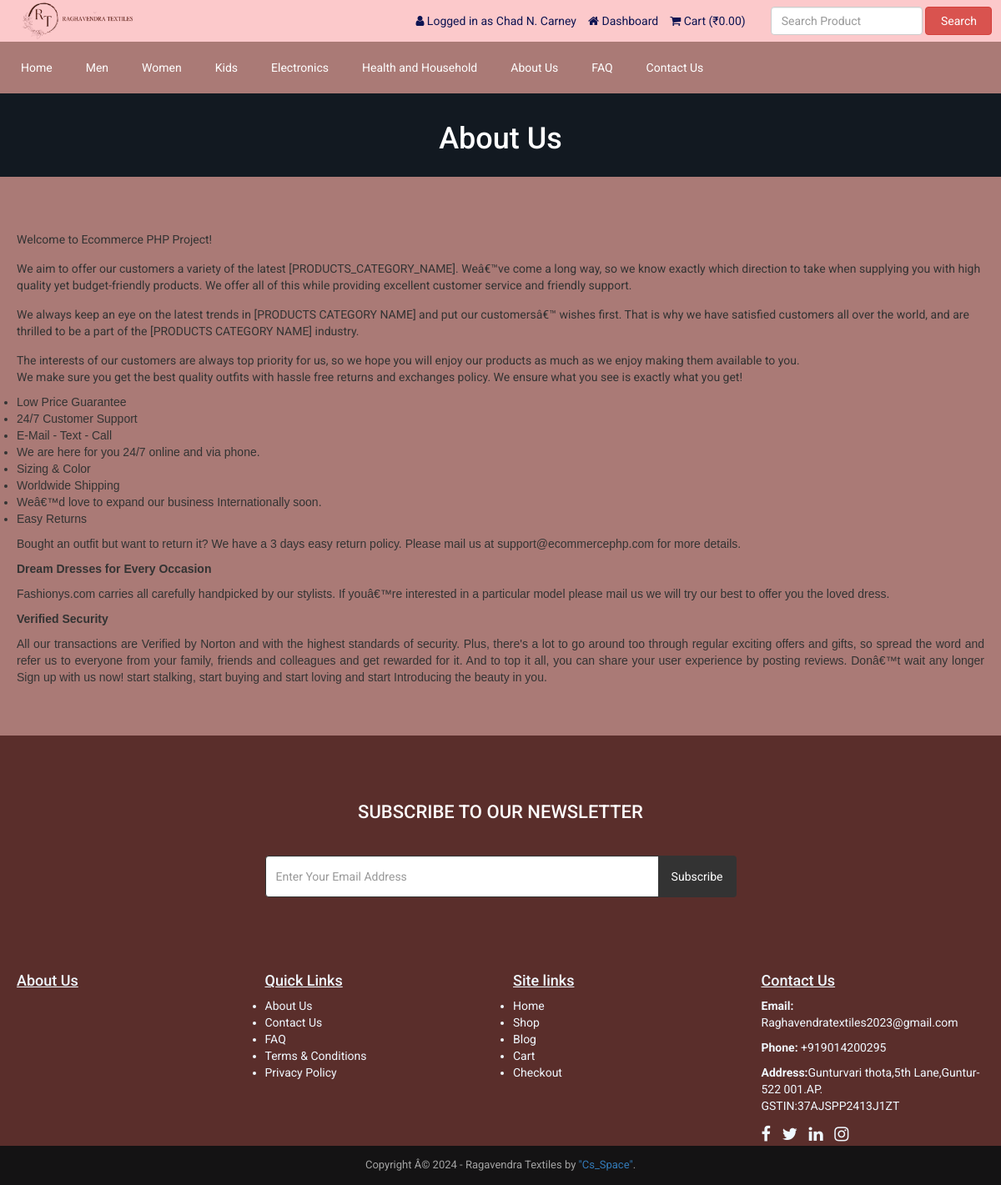
The app's page /about.php (signed in) with its own data.
### tables this page shows
CREATE TABLE `tbl_settings` (
  `id` int(11) NOT NULL,
  `logo` varchar(255) NOT NULL,
  `favicon` varchar(255) NOT NULL,
  `footer_about` text NOT NULL,
  `footer_copyright` text NOT NULL,
  `contact_address` text NOT NULL,
  `contact_email` varchar(255) NOT NULL,
  `contact_phone` varchar(255) NOT NULL,
  `contact_fax` varchar(255) NOT NULL,
  `contact_map_iframe` text NOT NULL,
  `receive_email` varchar(255) NOT NULL,
  `receive_email_subject` varchar(255) NOT NULL,
  `receive_email_thank_you_message` text NOT NULL,
  `forget_password_message` text NOT NULL,
  `total_recent_post_footer` int(10) NOT NULL,
  `total_popular_post_footer` int(10) NOT NULL,
  `total_recent_post_sidebar` int(11) NOT NULL,
  `total_popular_post_sidebar` int(11) NOT NULL,
  `total_featured_product_home` int(11) NOT NULL,
  `total_latest_product_home` int(11) NOT NULL,
  `total_popular_product_home` int(11) NOT NULL,
  `meta_title_home` text NOT NULL,
  `meta_keyword_home` text NOT NULL,
  `meta_description_home` text NOT NULL,
  `banner_login` varchar(255) NOT NULL,
  `banner_registration` varchar(255) NOT NULL,
  `banner_forget_password` varchar(255) NOT NULL,
  `banner_reset_password` varchar(255) NOT NULL,
  `banner_search` varchar(255) NOT NULL,
  `banner_cart` varchar(255) NOT NULL,
  `banner_checkout` varchar(255) NOT NULL,
  `banner_product_category` varchar(255) NOT NULL,
  `banner_blog` varchar(255) NOT NULL,
  `cta_title` varchar(255) NOT NULL,
  `cta_content` text NOT NULL,
  `cta_read_more_text` varchar(255) NOT NULL,
  `cta_read_more_url` varchar(255) NOT NULL,
  `cta_photo` varchar(255) NOT NULL,
  `featured_product_title` varchar(255) NOT NULL,
  `featured_product_subtitle` varchar(255) NOT NULL,
  `latest_product_title` varchar(255) NOT NULL,
  `latest_product_subtitle` varchar(255) NOT NULL,
  `popular_product_title` varchar(255) NOT NULL,
  `popular_product_subtitle` varchar(255) NOT NULL,
  `testimonial_title` varchar(255) NOT NULL,
  `testimonial_subtitle` varchar(255) NOT NULL,
  `testimonial_photo` varchar(255) NOT NULL,
  `blog_title` varchar(255) NOT NULL,
  `blog_subtitle` varchar(255) NOT NULL,
  `newsletter_text` text NOT NULL,
  `paypal_email` varchar(255) NOT NULL,
  `stripe_public_key` varchar(255) NOT NULL,
  `stripe_secret_key` varchar(255) NOT NULL,
  `bank_detail` text NOT NULL,
  `before_head` text NOT NULL,
  `after_body` text NOT NULL,
  `before_body` text NOT NULL,
  `home_service_on_off` int(11) NOT NULL,
  `home_welcome_on_off` int(11) NOT NULL,
  `home_featured_product_on_off` int(11) NOT NULL,
  `home_latest_product_on_off` int(11) NOT NULL,
  `home_popular_product_on_off` int(11) NOT NULL,
  `home_testimonial_on_off` int(11) NOT NULL,
  `home_blog_on_off` int(11) NOT NULL,
  `newsletter_on_off` int(11) NOT NULL,
  `ads_above_welcome_on_off` int(1) NOT NULL,
  `ads_above_featured_product_on_off` int(1) NOT NULL,
  `ads_above_latest_product_on_off` int(1) NOT NULL,
  `ads_above_popular_product_on_off` int(1) NOT NULL,
  `ads_above_testimonial_on_off` int(1) NOT NULL,
  `ads_category_sidebar_on_off` int(1) NOT NULL
);

CREATE TABLE `tbl_top_category` (
  `tcat_id` int(11) NOT NULL,
  `tcat_name` varchar(255) NOT NULL,
  `show_on_menu` int(1) NOT NULL
);

CREATE TABLE `tbl_page` (
  `id` int(11) NOT NULL,
  `about_title` varchar(255) NOT NULL,
  `about_content` text NOT NULL,
  `about_banner` varchar(255) NOT NULL,
  `about_meta_title` varchar(255) NOT NULL,
  `about_meta_keyword` text NOT NULL,
  `about_meta_description` text NOT NULL,
  `faq_title` varchar(255) NOT NULL,
  `faq_banner` varchar(255) NOT NULL,
  `faq_meta_title` varchar(255) NOT NULL,
  `faq_meta_keyword` text NOT NULL,
  `faq_meta_description` text NOT NULL,
  `blog_title` varchar(255) NOT NULL,
  `blog_banner` varchar(255) NOT NULL,
  `blog_meta_title` varchar(255) NOT NULL,
  `blog_meta_keyword` text NOT NULL,
  `blog_meta_description` text NOT NULL,
  `contact_title` varchar(255) NOT NULL,
  `contact_banner` varchar(255) NOT NULL,
  `contact_meta_title` varchar(255) NOT NULL,
  `contact_meta_keyword` text NOT NULL,
  `contact_meta_description` text NOT NULL,
  `pgallery_title` varchar(255) NOT NULL,
  `pgallery_banner` varchar(255) NOT NULL,
  `pgallery_meta_title` varchar(255) NOT NULL,
  `pgallery_meta_keyword` text NOT NULL,
  `pgallery_meta_description` text NOT NULL,
  `vgallery_title` varchar(255) NOT NULL,
  `vgallery_banner` varchar(255) NOT NULL,
  `vgallery_meta_title` varchar(255) NOT NULL,
  `vgallery_meta_keyword` text NOT NULL,
  `vgallery_meta_description` text NOT NULL
);

### about.php (the view, shortened to what this page needs)
<?php require_once('header.php'); ?>
<?php
$statement = $pdo->prepare("SELECT * FROM tbl_page WHERE id=1");
$statement->execute();
$result = $statement->fetchAll(PDO::FETCH_ASSOC);
foreach ($result as $row) {
   $about_title = $row['about_title'];
    $about_content = $row['about_content'];
    $about_banner = $row['about_banner'];
}
?>
<div class="page-banner" style="background-image: url(assets/uploads/<?php echo $about_banner; ?>);">
    <div class="inner">
        <h1><?php echo $about_title; ?></h1>
    </div>
</div>
<div class="page">
    <div class="container">
        <div class="row">
            <div class="col-md-12">
                <p>
                    <?php echo $about_content; ?>
                </p>
            </div>
        </div>
    </div>
</div>
<?php require_once('footer.php'); ?>

### header.php (shortened to what this page needs)
<?php
include("admin/inc/config.php");
$statement = $pdo->prepare("SELECT * FROM tbl_settings WHERE id=1");
$statement->execute();
$result = $statement->fetchAll(PDO::FETCH_ASSOC);
foreach ($result as $row)
{
	$logo = $row['logo'];
}
?>
<!DOCTYPE html>
<html lang="en">
<head>
	<link rel="stylesheet" href="assets/css/bootstrap.min.css">
	<link rel="stylesheet" href="assets/css/font-awesome.min.css">
	<link rel="stylesheet" href="assets/css/owl.carousel.min.css">
	<link rel="stylesheet" href="assets/css/owl.theme.default.min.css">
	<link rel="stylesheet" href="assets/css/jquery.bxslider.min.css">
    <link rel="stylesheet" href="assets/css/magnific-popup.css">
    <link rel="stylesheet" href="assets/css/rating.css">
	<link rel="stylesheet" href="assets/css/spacing.css">
	<link rel="stylesheet" href="assets/css/bootstrap-touch-slider.css">
	<link rel="stylesheet" href="assets/css/animate.min.css">
	<link rel="stylesheet" href="assets/css/tree-menu.css">
	<link rel="stylesheet" href="assets/css/select2.min.css">
	<link rel="stylesheet" href="assets/css/main.css">
	<link rel="stylesheet" href="assets/css/responsive.css">
	<?php
	$statement = $pdo->prepare("SELECT * FROM tbl_page WHERE id=1");
	$statement->execute();
	$result = $statement->fetchAll(PDO::FETCH_ASSOC);
		?>
</head>
<body>
<div class="header">
	<div class="container">
		<div class="row inner">
			<div class="col-md-4 logo">
				<a href="index.php"><img src="assets/uploads/logo.png"<?php echo $logo; ?>" alt="logo image"></a>
			</div>
			<div class="col-md-5 right">
				<ul>
					<?php
					if(isset($_SESSION['customer'])) {
						?>
						<li><i class="fa fa-user"></i> <?php echo LANG_VALUE_13; ?> <?php echo $_SESSION['customer']['cust_name']; ?></li>
						<li><a href="dashboard.php"><i class="fa fa-home"></i> <?php echo LANG_VALUE_89; ?></a></li>
						<?php
					} else {
						?>
						<li><a href="login.php"><i class="fa fa-sign-in"></i> <?php echo LANG_VALUE_9; ?></a></li>
						<li><a href="registration.php"><i class="fa fa-user-plus"></i> <?php echo LANG_VALUE_15; ?></a></li>
						<?php
					}
					?>
					<li><a href="cart.php"><i class="fa fa-shopping-cart"></i> <?php echo LANG_VALUE_18; ?> (<?php echo '₹'; ?><?php
					if(isset($_SESSION['cart_p_id'])) {
						$table_total_price = 0;
						$i=0;
	                    foreach($_SESSION['cart_p_qty'] as $key => $value)
	                    {
	                        $i++;
	                        $arr_cart_p_qty[$i] = $value;
	                    }                    $i=0;
	                    foreach($_SESSION['cart_p_current_price'] as $key => $value)
	                    {
	                        $i++;
	                        $arr_cart_p_current_price[$i] = $value;
	                    }
	                    for($i=1;$i<=count($arr_cart_p_qty);$i++) {
	                    	$row_total_price = $arr_cart_p_current_price[$i]*$arr_cart_p_qty[$i];
	                        $table_total_price = $table_total_price + $row_total_price;
	                    }
						echo $table_total_price;
					} else {
						echo '0.00';
					}
					?>)</a></li>
				</ul>
			</div>
			<div class="col-md-3 search-area">
				<form class="navbar-form navbar-left" role="search" action="search-result.php" method="get">
					<div class="form-group">
						<input type="text" class="form-control search-top" placeholder="<?php echo LANG_VALUE_2; ?>" name="search_text">
					</div>
					<button type="submit" class="btn btn-danger"><?php echo LANG_VALUE_3; ?></button>
				</form>
			</div>
		</div>
	</div>
</div>
<div class="nav">
	<div class="container">
		<div class="row">
			<div class="col-md-12 pl_0 pr_0">
				<div class="menu-container">
					<div class="menu">
						<ul>
							<li><a href="index.php">Home</a></li>
							<?php
							$statement = $pdo->prepare("SELECT * FROM tbl_top_category WHERE show_on_menu=1");
							$statement->execute();
							$result = $statement->fetchAll(PDO::FETCH_ASSOC);
							foreach ($result as $row) {
								?>
								<li><a &type=top-category"><?php echo $row['tcat_name']; ?></a>
								</li>
								<?php
							}
							?>
							<?php
							$statement = $pdo->prepare("SELECT * FROM tbl_page WHERE id=1");
							$statement->execute();
							$result = $statement->fetchAll(PDO::FETCH_ASSOC);
							foreach ($result as $row) {
								$about_title = $row['about_title'];
								$faq_title = $row['faq_title'];
								$contact_title = $row['contact_title'];
							}
							?>
							<li><a href="about.php"><?php echo $about_title; ?></a></li>
							<li><a href="faq.php"><?php echo $faq_title; ?></a></li>
							<li><a href="contact.php"><?php echo $contact_title; ?></a></li>
						</ul>
					</div>
				</div>
			</div>
		</div>
	</div>
</div>

### assets/css/main.css (style rules this page uses)
* { margin: 0; padding: 0; }
body { font-family: "Roboto", sans-serif; font-size: 14px; }
h1, h2, h3, h4, h5, h6 { font-family: "Roboto", sans-serif; }
a { text-decoration: none; }
.header { width: 100%; height: auto; background: #fcc9cb ; }
.header .inner { height: auto; display: table; }
.header .logo { float: none; display: table-cell; vertical-align: middle; }
.header .logo img { max-width: 300%; height: 50px; }
.header .navbar-form .form-control { width: 300px; }
.header .search-area { float: none; display: table-cell; vertical-align: middle; }
.header .search-area .form-group { width: calc(100% - 84px); }
.header .search-area button { width: 80px; }
.header .search-area form { width: 100%; }
.header .right { float: none; display: table-cell; vertical-align: middle; padding-right: 0; }
.header .right ul { float: right; margin-bottom: 0; }
.header .right ul li { list-style-type: none; float: left; margin-left: 14px; color: #0d1452; }
.header .right ul li a { color: #0d1452; }
.header .navbar-form .search-top { width: 100%; }
.nav { background: #aa7a76; }
.menu-container { width: 100%; margin: 0 auto; background: #aa7a76; }
.menu-dropdown-icon:before { content: "\f067"; font-family: "FontAwesome"; display: none; cursor: pointer; float: right; padding: 1.5em 2em; background: #fff; color: #333; }
.menu > ul { margin: 0 auto; width: 100%; list-style: none; padding: 0; position: relative; box-sizing: border-box; }
.menu > ul:before, .menu > ul:after { content: ""; display: table; }
.menu > ul:after { clear: both; }
.menu > ul > li { float: left; padding: 0; margin: 0; }
.menu > ul > li a { text-decoration: none; padding: 1.5em 20px; display: block; color: #fff; }
.page-banner { width: 100%; height: auto; background-repeat: no-repeat; background-position: center center; -webkit-background-size: cover; background-size: cover; position: relative; padding-top: 15px; padding-bottom: 15px; overflow: hidden; }
.page-banner h1 { color: #fff; text-align: center; z-index: 999; position: relative; }
.page { width: 100%; height: auto; padding-top: 50px; padding-bottom: 50px; }
@media (min-width: 768px) { .col-md-4 { flex: 0 0 33.33333%; max-width: 33.33333%; } }
img { vertical-align: middle; border-style: none; }
.container { width: 100%; height: auto; }

### assets/css/responsive.css (style rules this page uses)
@media only screen and (min-width: 992px) { .header .inner { width: 100%; } }
@media only screen and (min-width: 992px) { .header .search-area { padding-right: 0; } }
@media only screen and (min-width: 992px) { .header .search-area form { padding-right: 0; } }
@media only screen and (min-width: 992px) { .header .container { padding-right: 0; } }

### about.php (style rules this page uses)
body { background-color: #aa7a76; }

### records on screen
tbl_settings: logo (picture)
tbl_top_category: tcat_name "Men"
tbl_top_category: tcat_name "Women"
tbl_top_category: tcat_name "Kids"
tbl_top_category: tcat_name "Electronics"
tbl_top_category: tcat_name "Health and Household"
tbl_page: about_title "About Us", faq_title "FAQ", contact_title "Contact Us", about_banner (picture), about_content "Welcome to Ecommerce PHP Project! We aim to offer our customers a variety of the latest [PRODUCTS_CATEGORY_NAME]. Weâ€™ve come a long way, so we know exactly which direction to take when supplying you with high quality yet budget-friendly products. We offer all of this while providing excellent customer service and friendly support. We always keep an eye on the latest trends in [PRODUCTS CATEGORY NAME] and put our customersâ€™ wishes first. That is why we have satisfied customers all over the world, and are thrilled to be a part of the [PRODUCTS CATEGORY NAME] industry. The interests of our customers are always top priority for us, so we hope you will enjoy our products as much as we enjoy…"

### other values on screen
LANG_VALUE_13 "Logged in as"
$_SESSION['customer']['cust_name'] "Chad N. Carney"
LANG_VALUE_89 "Dashboard"
LANG_VALUE_18 "Cart"
LANG_VALUE_3 "Search"
LANG_VALUE_93 "SUBSCRIBE TO OUR NEWSLETTER"
LANG_VALUE_92 "Subscribe"
